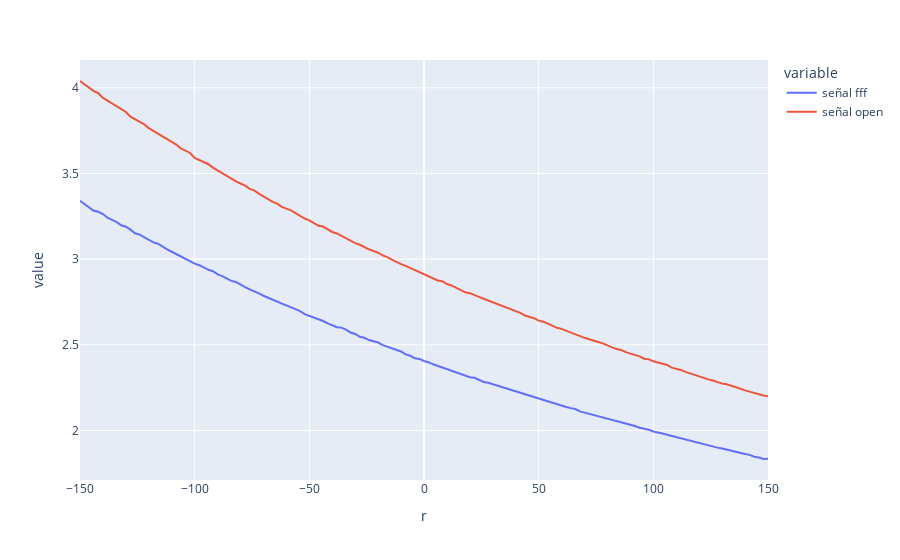

Notebook source saved alongside this figure:
### Code cell
pddopen.merge(pddFFF).set_index('r')[['señal fff', 'señal open']].plot()

### Figure 1 — Plotly figure (JSON) as saved in the notebook; plotly's stock layout.template omitted (floating-point values rounded to 4 significant figures; data arrays with more than 128 entries replaced by an {"elided": "..."} marker saying what was removed)
{"data": [{"hovertemplate": "variable=señal fff<br>r=%{x}<br>value=%{y}<extra></extra>", "legendgroup": "señal fff", "line": {"color": "#636efa", "dash": "solid"}, "mode": "lines", "name": "señal fff", "orientation": "v", "showlegend": true, "type": "scatter", "x": {"elided": "151 int values"}, "xaxis": "x", "y": {"elided": "151 float values"}, "yaxis": "y"}, {"hovertemplate": "variable=señal open<br>r=%{x}<br>value=%{y}<extra></extra>", "legendgroup": "señal open", "line": {"color": "#EF553B", "dash": "solid"}, "mode": "lines", "name": "señal open", "orientation": "v", "showlegend": true, "type": "scatter", "x": {"elided": "151 int values"}, "xaxis": "x", "y": {"elided": "151 float values"}, "yaxis": "y"}], "layout": {"legend": {"title": {"text": "variable"}, "tracegroupgap": 0}, "margin": {"t": 60}, "xaxis": {"anchor": "y", "domain": [0, 1], "title": {"text": "r"}}, "yaxis": {"anchor": "x", "domain": [0, 1], "title": {"text": "value"}}}}
